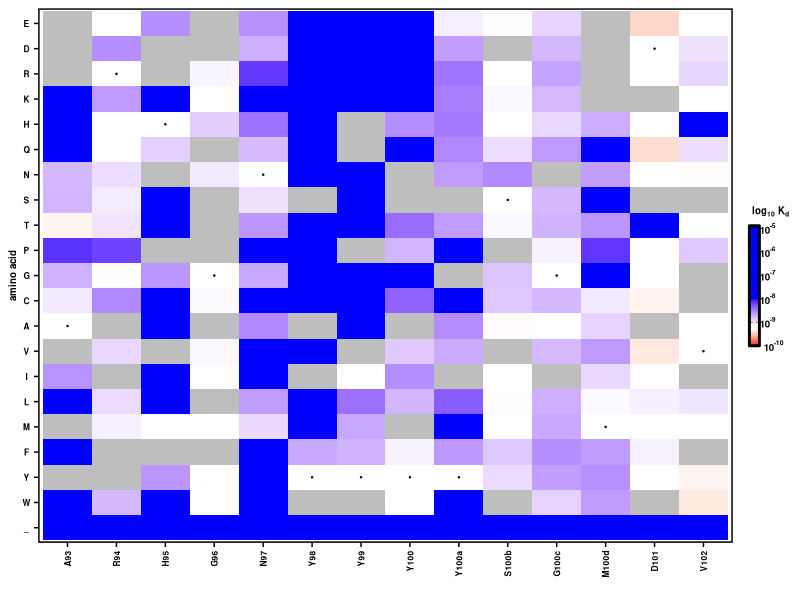

Here is the R script that generated this plot:
#R code
library(ggplot2)
library(scales)
library(RColorBrewer)
library(readr)
library(tidyr)
library(reshape)
library(stringr)
library(dplyr)
library(gridExtra)
library(stringr)
require(cowplot)

plot_fitness_heatmap <- function(df, WTresibox, start_resi, end_resi){
  textsize <- 6
  df <- df %>%
                     filter(Pos >= start_resi & Pos <= end_resi)
  WTresibox     <- WTresibox %>%
                     filter(Pos >= start_resi & Pos <= end_resi) %>%
                     mutate(x=x-min(x)+1)
  p <-  ggplot() +
          geom_tile(data=df,aes(x=resi,y=aa,fill=log10_Kd)) +
          scale_fill_gradientn('KD',
                colours=c("red","white","white","blue","blue"),
                limits=c(-10,-4.9),
                values=rescale(c(-10,-9.3,-9.1,-8,-4.9)),
                breaks=c(-10,-9,-8,-7,-6,-5),
                labels=c(expression(bold('10'^'-10')), expression(bold('10'^'-9')), expression(bold('10'^'-8')), 
                         expression(bold('10'^'-7')), expression(bold('10'^'-6')), expression(bold('10'^'-5'))),
                guide="colorbar",
                na.value="grey") +
          theme_cowplot(12) +
          theme(plot.background = element_rect(fill = "white"),
                axis.text=element_text(size=textsize,face="bold",colour = 'black'),
                axis.text.x=element_text(angle=90,hjust=1,vjust=0.5,colour = 'black'),
                axis.text.y=element_text(hjust=0.5,vjust=0.5,colour = 'black'),
                axis.title=element_text(size=7,face="bold"),
                axis.line = element_line(colour = 'black', linewidth = 0),
                legend.text = element_text(hjust = -1),
                panel.border = element_rect(colour = "black", fill=NA, linewidth=1)) +
          guides(fill = guide_colorbar(title.theme=element_text(size=7,face="bold",colour='black',hjust=0.5),
                                       label.theme=element_text(size=7,face="bold",colour='black'),
                                       frame.colour="black",
                                       frame.linewidth = 1,
                                       ticks = TRUE,
                                       ticks.colour = "black",
                                       barwidth = 0.5, barheight = 6, title=expression(bold(log['10']~K['d'])))) +
          geom_point(data=WTresibox, aes(x=x, y=y), color='black', size=0.2) +
          scale_x_discrete(labels=c('A93','R94','H95','G96','N97','Y98','Y99','Y100','Y100a','S100b','G100c','M100d','D101','V102')) +
          xlab("") +
          ylab("amino acid")
  }

aa_level <- rev(c('E','D','R','K','H','Q','N','S','T','P','G','C','A','V','I','L','M','F','Y','W','_'))

df <- read_csv('result/CDRH3_KD_table_summary.csv') %>%
  filter(grepl('CR9114',ID)) %>%
  mutate(log10_Kd=log10(Kd)) %>%
  filter((log10_Kd < -8 & p.value < 0.2) | (log10_Kd >= -8)) %>%
  mutate(Mutation=gsub('CR9114_',"",ID)) %>%
  filter(Mutation != 'WT') %>%
  mutate(resi=str_sub(Mutation,1,-2)) %>%
  mutate(aa=str_sub(Mutation,-1,-1)) %>%
  filter(aa %in% aa_level) %>%
  mutate(aa=factor(aa,levels=aa_level)) %>%
  complete(resi, aa) %>%
  mutate(Pos=str_sub(resi,2,-1)) %>%
  mutate(Pos=as.numeric(as.character(Pos))) %>%
  arrange(Pos) %>%
  mutate(resi=factor(resi,levels=unique(resi))) %>%
  mutate(log10_Kd=case_when(str_sub(resi,1,1)==aa ~ log10(5.19e-10), TRUE ~ log10_Kd)) %>%
  mutate(Mutation=paste(resi,aa,sep='')) %>%
  select(Mutation, resi, Pos, aa, log10_Kd)

WTresibox  <- df %>%
  select(resi,Pos) %>%
  unique() %>%
  mutate(WT_resi=str_sub(resi,1,1)) %>%
  mutate(x=seq(1,14)) %>%
  mutate(y=match(WT_resi,aa_level)) %>%
  select(resi,WT_resi,Pos,x, y)

print (range(df$log10_Kd,na.rm=TRUE))

p1 <- plot_fitness_heatmap(df, WTresibox, 1, 14)
p <- grid.arrange(p1, nrow=1)
ggsave('graph/CR9114_CDRH3_KD_heatmap.png',p,width=2.2, height=2.5, dpi=600)
